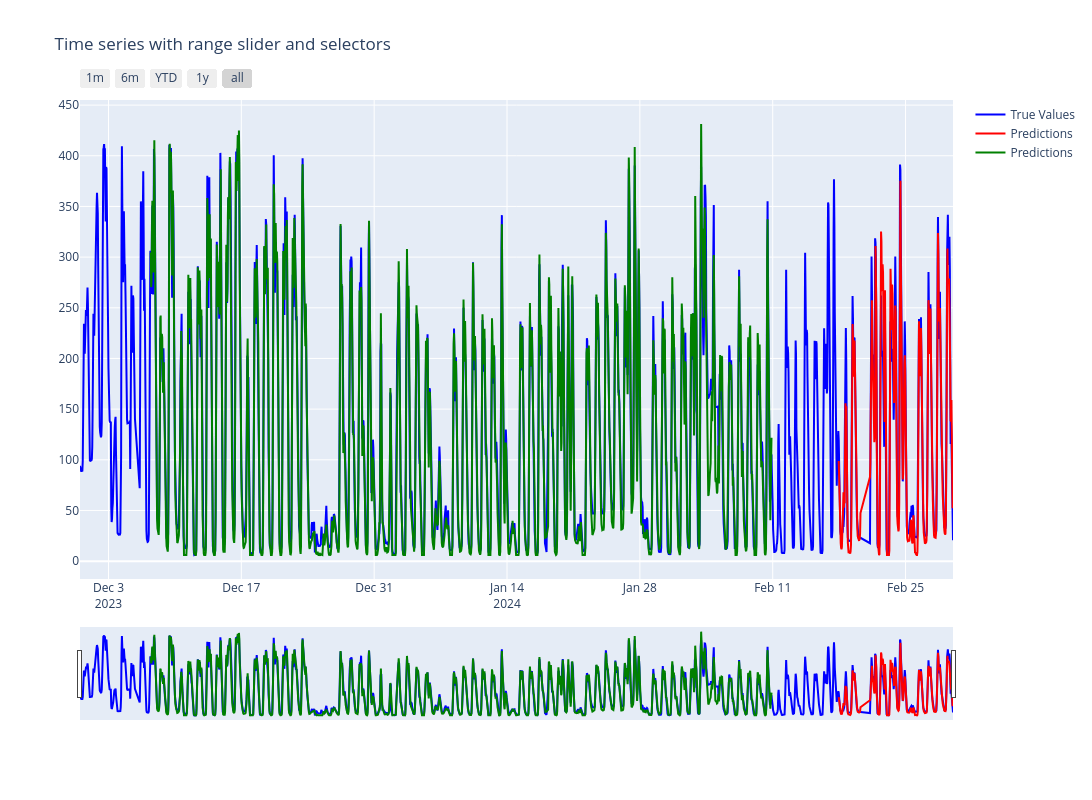

Write notebook code for a chart like this one.
### Code cell
import plotly.graph_objects as go

# Create figure
fig = go.Figure()

fig.add_trace(
    go.Scatter(
        x=dates,
        y=dataset[:,0],
        name='True Values',
        line=dict(color='blue')
    )
)

fig.add_trace(
    go.Scatter(
        x=dates,
        y=testPredictPlot,
        name='Predictions',
        line=dict(color='red')
    )
)
fig.add_trace(
    go.Scatter(
        x=dates,
        y=trainPredictPlot,
        name='Predictions',
        line=dict(color='green')
    )
)
# Set title
fig.update_layout(
    title_text="Time series with range slider and selectors"
)

# Add range slider
fig.update_layout(
    xaxis=dict(
        rangeselector=dict(
            buttons=list([
                dict(count=1, label="1m", step="month", stepmode="backward"),
                dict(count=6, label="6m", step="month", stepmode="backward"),
                dict(count=1, label="YTD", step="year", stepmode="todate"),
                dict(count=1, label="1y", step="year", stepmode="backward"),
                dict(step="all")
            ])
        ),
        rangeslider=dict(visible=True),
        type="date"
    ),
    autosize=False,
    width=1400,
    height=800
)
fig.show()

### Figure 1 — Plotly figure (JSON) as saved in the notebook; plotly's stock layout.template omitted (floating-point values rounded to 4 significant figures; data arrays with more than 128 entries replaced by an {"elided": "..."} marker saying what was removed)
{"data": [{"line": {"color": "blue"}, "name": "True Values", "x": {"elided": "2172 str values"}, "y": {"elided": "2172 float values"}, "type": "scatter"}, {"line": {"color": "red"}, "name": "Predictions", "x": {"elided": "2172 str values"}, "y": {"elided": "2172 float values"}, "type": "scatter"}, {"line": {"color": "green"}, "name": "Predictions", "x": {"elided": "2172 str values"}, "y": {"elided": "2172 float values"}, "type": "scatter"}], "layout": {"title": {"text": "Time series with range slider and selectors"}, "xaxis": {"rangeslider": {"visible": true}, "rangeselector": {"buttons": [{"count": 1, "label": "1m", "step": "month", "stepmode": "backward"}, {"count": 6, "label": "6m", "step": "month", "stepmode": "backward"}, {"count": 1, "label": "YTD", "step": "year", "stepmode": "todate"}, {"count": 1, "label": "1y", "step": "year", "stepmode": "backward"}, {"step": "all"}]}, "type": "date"}, "autosize": false, "width": 1400, "height": 800}}
